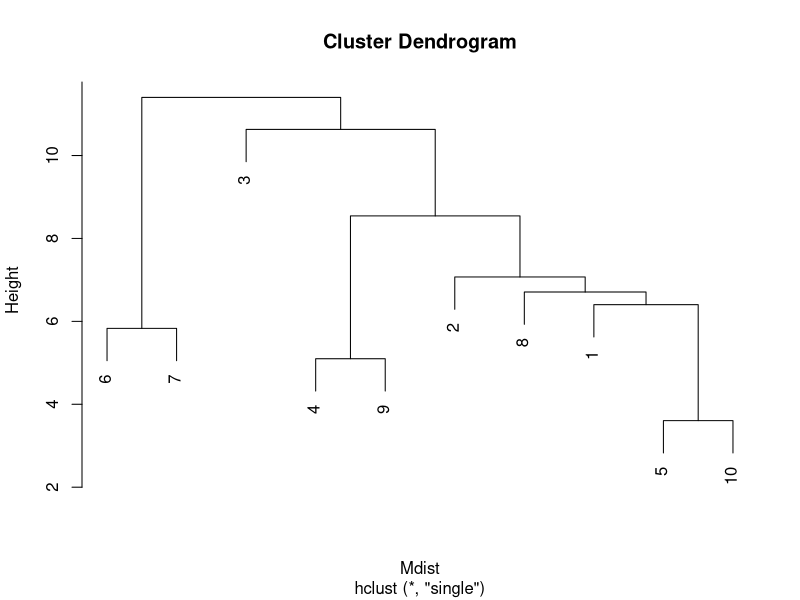

Generate this figure with R:
library(ggplot2)

x1 <- c(190, 179, 191, 181, 184, 170, 173, 178, 182, 186)
x2 <- c(77, 90, 93, 74, 85, 67, 62, 82, 69, 82)

dat <- as.data.frame(cbind(x1, x2))
View(dat)

Mdist <- dist(dat)
Mdist

hc <- hclust(Mdist, method = "single")

plot(hc) 